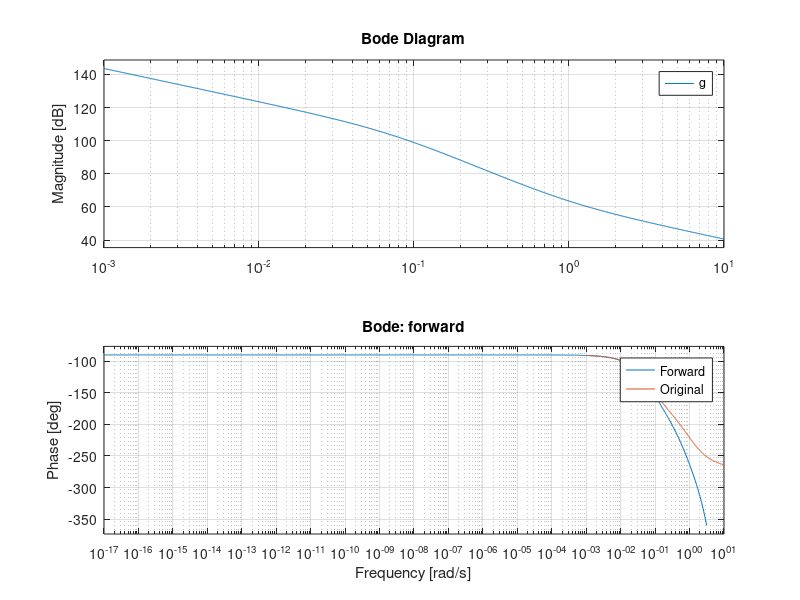
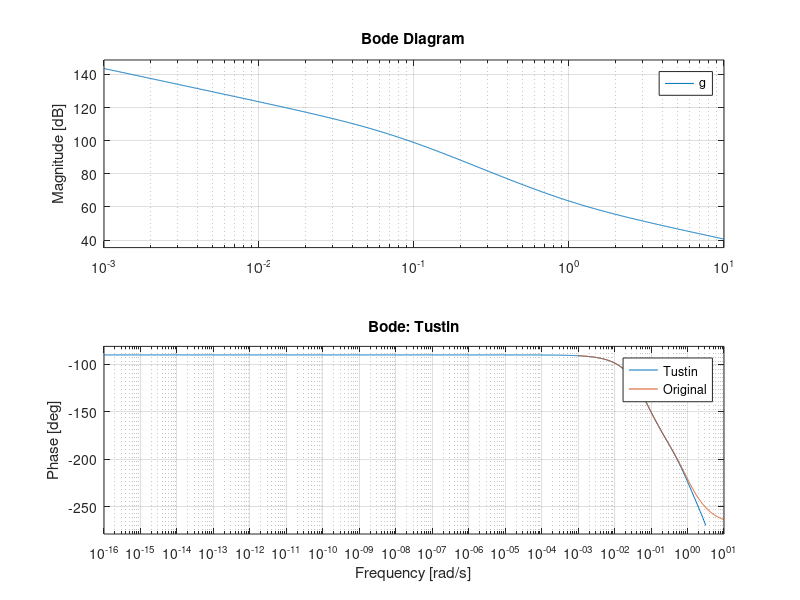
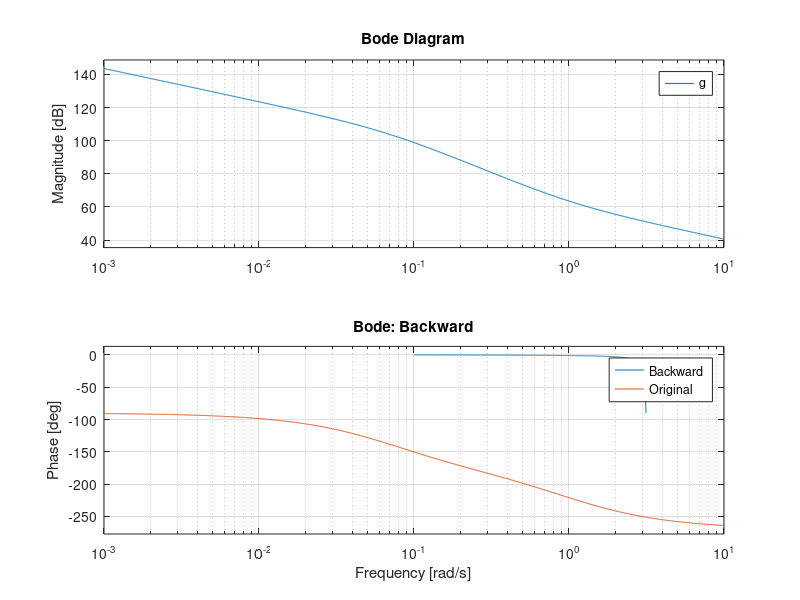

Here is the MATLAB script that generated these plots, in order:
g=tf([-15000 15000],[14 1 0])
%%%forward
Gs=tf([-15000 15000],[14 1 0]);
forward=tf([-15000 30000],[14 -27 13],1);
figure
bode(forward)
hold on
bode(g)
title('Bode: forward')
legend('Forward','Original');
%%%%tustin
tustin=c2d(Gs,1,'tustin')
tustin=tf([-15000 30000 45000],[58 -112 54],1);
figure
bode(tustin)
hold on
bode(g)
title('Bode: Tustin');
legend('Tustin','Original');
%%%backward
backward=tf([15000 0],[15 29 14],1);
figure
bode(backward)
%nasa fun
g=tf([-15000 15000],[14 1 0])
gz = c2d(g, 1)
gz = tf([523.2 510.9],[1 -1.931 0.9311],1);
hold on 
bode(g)
title('Bode: Backward')
legend('Backward','Original')
tustin=c2d(Gs,1,'tustin')